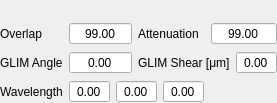
<?xml version="1.0" encoding="UTF-8"?>
<ui version="4.0">
 <class>scope_compute_settings_selector</class>
 <widget class="QWidget" name="scope_compute_settings_selector">
  <property name="geometry">
   <rect>
    <x>0</x>
    <y>0</y>
    <width>277</width>
    <height>103</height>
   </rect>
  </property>
  <property name="windowTitle">
   <string>Form</string>
  </property>
  <layout class="QGridLayout" name="gridLayout">
   <property name="leftMargin">
    <number>0</number>
   </property>
   <property name="topMargin">
    <number>0</number>
   </property>
   <property name="rightMargin">
    <number>0</number>
   </property>
   <property name="bottomMargin">
    <number>0</number>
   </property>
   <item row="2" column="1">
    <layout class="QHBoxLayout" name="horizontalLayout_8">
     <item>
      <widget class="QLabel" name="label_4">
       <property name="text">
        <string>GLIM Shear [μm]</string>
       </property>
      </widget>
     </item>
     <item>
      <widget class="QDoubleSpinBox" name="qsb_qdic_shear_dx">
       <property name="toolTip">
        <string>dic shear </string>
       </property>
       <property name="alignment">
        <set>Qt::AlignCenter</set>
       </property>
       <property name="buttonSymbols">
        <enum>QAbstractSpinBox::NoButtons</enum>
       </property>
      </widget>
     </item>
    </layout>
   </item>
   <item row="1" column="0">
    <layout class="QHBoxLayout" name="horizontalLayout_5">
     <item>
      <widget class="QLabel" name="label">
       <property name="text">
        <string>Overlap</string>
       </property>
      </widget>
     </item>
     <item>
      <widget class="QDoubleSpinBox" name="stage_overlap">
       <property name="toolTip">
        <string>stage overlap</string>
       </property>
       <property name="alignment">
        <set>Qt::AlignCenter</set>
       </property>
       <property name="buttonSymbols">
        <enum>QAbstractSpinBox::NoButtons</enum>
       </property>
       <property name="value">
        <double>99.000000000000000</double>
       </property>
      </widget>
     </item>
    </layout>
   </item>
   <item row="2" column="0">
    <layout class="QHBoxLayout" name="horizontalLayout_7">
     <item>
      <widget class="QLabel" name="label_3">
       <property name="text">
        <string>GLIM Angle</string>
       </property>
      </widget>
     </item>
     <item>
      <widget class="QDoubleSpinBox" name="qsb_qdic_shear_angle">
       <property name="toolTip">
        <string>shear angle</string>
       </property>
       <property name="alignment">
        <set>Qt::AlignCenter</set>
       </property>
       <property name="buttonSymbols">
        <enum>QAbstractSpinBox::NoButtons</enum>
       </property>
       <property name="maximum">
        <double>360.000000000000000</double>
       </property>
      </widget>
     </item>
    </layout>
   </item>
   <item row="4" column="0" colspan="2">
    <layout class="QHBoxLayout" name="horizontalLayout_2">
     <item>
      <widget class="QLabel" name="label_6">
       <property name="text">
        <string>Wavelength</string>
       </property>
      </widget>
     </item>
     <item>
      <widget class="QDoubleSpinBox" name="qsb_red">
       <property name="alignment">
        <set>Qt::AlignCenter</set>
       </property>
       <property name="buttonSymbols">
        <enum>QAbstractSpinBox::NoButtons</enum>
       </property>
      </widget>
     </item>
     <item>
      <widget class="QDoubleSpinBox" name="qsb_green">
       <property name="alignment">
        <set>Qt::AlignCenter</set>
       </property>
       <property name="buttonSymbols">
        <enum>QAbstractSpinBox::NoButtons</enum>
       </property>
      </widget>
     </item>
     <item>
      <widget class="QDoubleSpinBox" name="qsb_blue">
       <property name="alignment">
        <set>Qt::AlignCenter</set>
       </property>
       <property name="buttonSymbols">
        <enum>QAbstractSpinBox::NoButtons</enum>
       </property>
      </widget>
     </item>
     <item>
      <spacer name="horizontalSpacer">
       <property name="orientation">
        <enum>Qt::Horizontal</enum>
       </property>
       <property name="sizeHint" stdset="0">
        <size>
         <width>40</width>
         <height>20</height>
        </size>
       </property>
      </spacer>
     </item>
    </layout>
   </item>
   <item row="1" column="1">
    <layout class="QHBoxLayout" name="horizontalLayout_3">
     <item>
      <widget class="QLabel" name="lblAttenuation">
       <property name="text">
        <string>Attenuation</string>
       </property>
      </widget>
     </item>
     <item>
      <widget class="QDoubleSpinBox" name="objective_attenuation">
       <property name="toolTip">
        <string>objective attenuation</string>
       </property>
       <property name="alignment">
        <set>Qt::AlignCenter</set>
       </property>
       <property name="buttonSymbols">
        <enum>QAbstractSpinBox::NoButtons</enum>
       </property>
       <property name="value">
        <double>99.000000000000000</double>
       </property>
      </widget>
     </item>
    </layout>
   </item>
   <item row="0" column="0" colspan="2">
    <widget class="pixel_dimensions_selector" name="compute_dimensions" native="true"/>
   </item>
  </layout>
 </widget>
 <customwidgets>
  <customwidget>
   <class>pixel_dimensions_selector</class>
   <extends>QWidget</extends>
   <header>pixel_dimensions_selector.h</header>
   <container>1</container>
  </customwidget>
 </customwidgets>
 <resources/>
 <connections/>
</ui>
